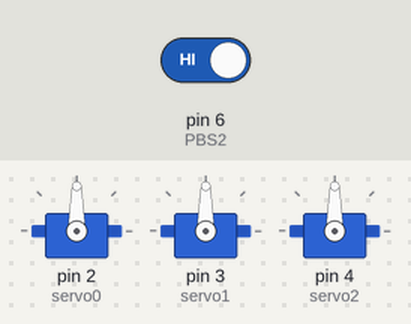
Bench run of a sketch on a simulated Arduino Uno, built with avr-gcc and run on an emulated ATmega328P. On the bench: 3 × servo. Inputs (shaded band) come from the test bench; at power-on: pin 6 (PBS2) HIGH.

Above: at 1.2 s.
1.3 s: pin 6 (PBS2) driven LOW
At 1.7 s:
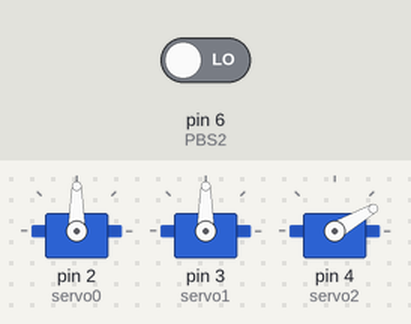
At 3.7 s:
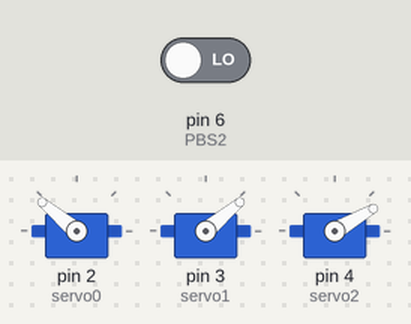
Timing chart, 0 to 13.4 s (numbered marks = the images above; inputs shaded):
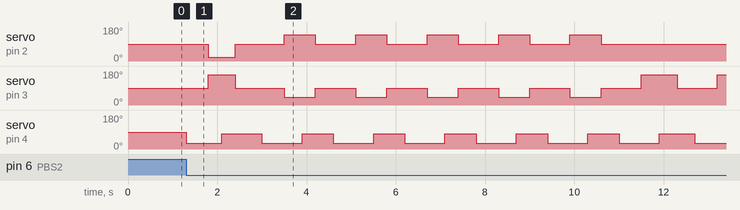

Measured:
- after the input at 1.3 s, servo on pin 2 (servo0): 90° → 20° after 0.50 s, → 90° 0.60 s later, → 140° 1.1 s later, → 90° 0.70 s later, … (12 changes in this stretch); servo on pin 3 (servo1): 90° → 160° after 0.50 s, → 90° 0.60 s later, → 40° 1.1 s later, → 90° 0.70 s later, … (15 changes in this stretch)

The sketch:

rabbitMachine.ino
```cpp
#include <Servo.h>//ライブラリの読み込み
#define PBS1 5//置き換え（PBS1→“5”）
#define PBS2 6//置き換え（PBS2→“6”）
#define analogPin 0//置き換え（analogPin→“0”）
int value = 0; //変数「value」はint型。valueをクリア（0）
Servo servo0, servo1, servo2; //Servo型の変数は「servo0」～「servo2」にする
void setup()//初期設定
{
  servo0.attach(2);//Srevo型の変数「servo0」をピン2に割り当て
  servo1.attach(3);//Srevo型の変数「servo1」をピン3に割り当て
  servo2.attach(4);//Srevo型の変数「servo2」をピン4に割り当て
  pinMode(PBS1, INPUT); //PBS1（ピン5）を入力に設定
  pinMode(PBS2, INPUT); //PBS2（ピン6）を入力に設定
}
void loop()//メインの処理
{
  int s2 = digitalRead(PBS2); //PBS2の値を読み取り、s2に代入（s2はint型）
  if (s2 == LOW) //s2がLOW（PBS2がON）ならば、次に行く
  {
    while (1) //ループ(1)
    {
      while (1) //ループ(2)
      {
        while (1) //ループ(3)。ここからロボットは、うさぎ跳びで前進動作
        {
          servo2.write(30);//サーボ出力。servo2の角度は40°。尾は下がる
          delay(500);//タイマ(0.3s)
          servo0.write(20);//servo0の角度は20°。左脚を前に出す
          servo1.write(160);//servo1の角度は160°。右脚を前に出す
          delay(300);//タイマ(0.3s)
          servo2.write(80);//servo2の角度は80°。尾は水平近くまで上がる
          delay(300);//タイマ(0.3s)
          servo0.write(90);//servo0の角度は90°。左脚は垂直
          servo1.write(90); //servo1の角度は90°。右脚は垂直
          delay(300);//タイマ(0.3s)
          value = analogRead(analogPin); //A-D変換。デジタル値をvalueに代入
          if (value >= 460) {break;} //break文でループ(3)を脱出
          servo2.write(40);//servo2の角度は40°。尾は下がる
          delay(500);//タイマ(0.3s)
          servo0.write(20);//servo1の角度は20°。
          servo1.write(160);//servo1の角度は160°。右脚を前に出す
          delay(300);//タイマ(0.3s)
          servo2.write(80);//servo2の角度は80°
          delay(300);
          servo0.write(90);
          servo1.write(90);//servo1の角度は90°。右脚は垂直
          delay(300);//タイマ(0.3s)
          value = analogRead(analogPin); //A-D変換、デジタル値をvalueに代入
          if (value >= 460) {break;}//break文でループ（3）を脱出
        }
        if (value >= 460) //value >=460ならば、次へ行く
        {
          servo2.write(80);//servo2の角度は80°。尾は水平近くまで上がる
          servo1.write(90); //servo1の角度は90°。右脚は垂直
          delay(300);
          servo0.write(90);//servo0 の角度は90°。左脚は垂直
          for(int count=0;count<5;count++){back2();}
          //back2(); back2(); back2(); back2(); back2();//関数back2を呼び出す
          for(int count=0;count<4;count++){left();}
          //left(); left(); left(); left();//関数leftを呼び出す
          break;//break文でループ(2)を脱出
        }
      }
    }
  }
}
void back2()//関数back2の本体
{
  servo2.write(30);
  delay(500);
  servo0.write(140);
  servo1.write(40);
  delay(400);
  servo2.write(80);
  delay(300);
  servo0.write(90);
  servo1.write(90);
  delay(400);
}
void left()//関数leftの本体（左方向へ旋回操作）
{
  servo2.write(30);
  delay(500);
  servo0.write(90);
  servo1.write(160);
  delay(400);
  servo2.write(80);
  delay(400);
  servo0.write(90);
  servo1.write(90);
  delay(400);
}
```
